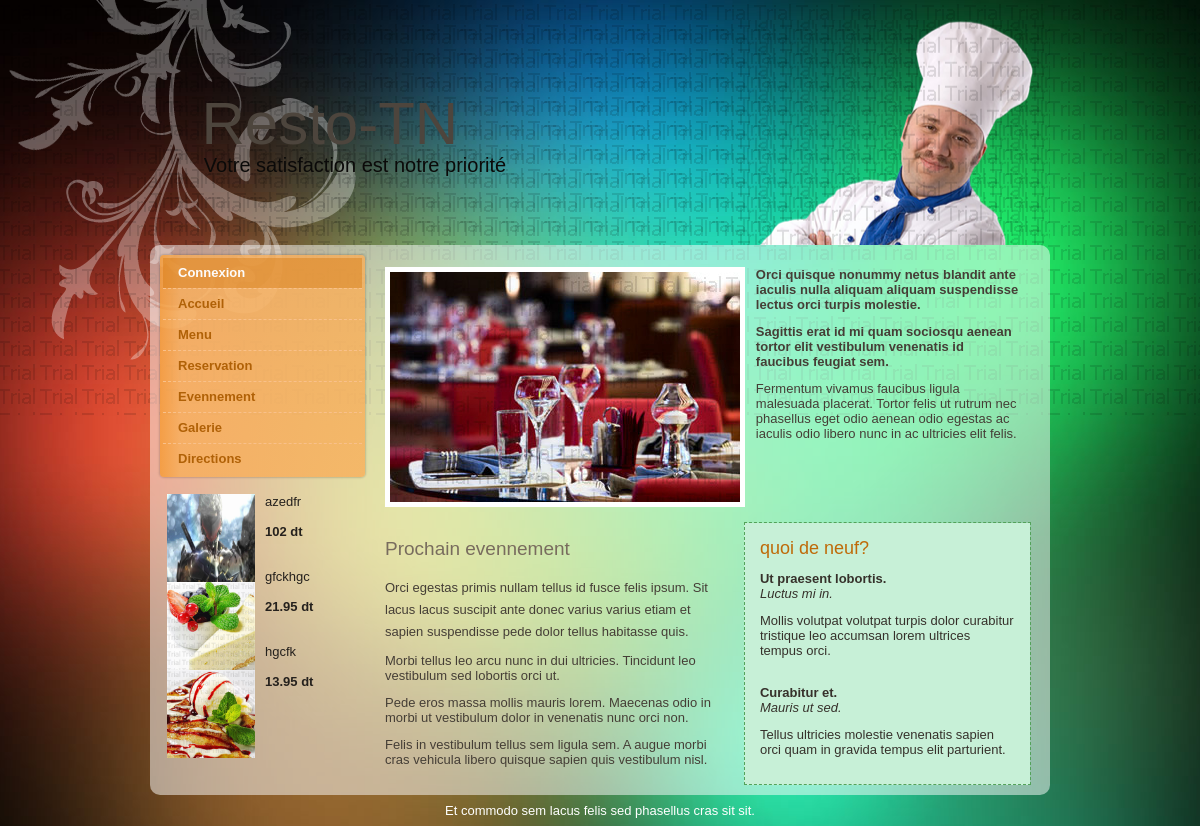
The page / on the database its author committed.
### tables this page shows
CREATE TABLE IF NOT EXISTS `menu` (
  `id` int(11) NOT NULL AUTO_INCREMENT,
  `titre` text NOT NULL,
  `contenu` text NOT NULL,
  `description` text NOT NULL,
  `prix` float NOT NULL,
  `photo` text NOT NULL,
  PRIMARY KEY (`id`)
);

### class/connexion.class.php (called while the page is built)
<?php
class Connexion
{
	private $bdd;
	public function __construct()
	{
		try
		{
			$this->bdd = new PDO('mysql:host=localhost;dbname=reservrestau', 'root', '');
		}catch (Exception $e)
		{
			die('Erreur : ' . $e->getMessage());
		}
	}
	public function getBdd()
	{
		return $this->bdd;
	}
}
?>

### class/Menu.class.php (called while the page is built, shortened)
<?php
class Menu
{
	private $req;
	public function __construct($base)
	{
		$this->base =$base;
		$this->req = $this->base->prepare('SELECT * FROM menu ORDER BY (id) DESC');
	}
	public function get_menu()
	{
		$this->req->execute();
		$utilisateur = $this->req->fetchAll();
		return $utilisateur;
	}
}

### menug.php (the view)
<div class="art-blockcontent">
<?php include_once("class/connexion.class.php");
include_once("class/menu.class.php");
$base=new Connexion();
$menu=new Menu($base->getBdd());
$i=0;
$tab=$menu->get_menu();
foreach($tab as $valeur){
$i++;
if($i>3){break;}
?>
<p><img alt="" width="88" height="88" src="images/<?php echo $valeur['photo']; ?>" style="float:left;margin-right:10px;" class=""></p><p><?php echo $valeur['description']; ?></p><p><br><span style="font-weight:bold;"><?php echo $valeur['prix']; ?> dt</span></p></p><br><br />
<?php } ?>
</div>

### style.css (style rules this page uses)
h1, h2, h3, h4, h5, h6, p, a, ul, ol, li { margin: 0; padding: 0; }
.art-postcontent, .art-postheadericons, .art-postfootericons, .art-blockcontent, ul.art-vmenu a { text-align: left; }
html, body { height: 100%; }
html { -ms-text-size-adjust: 100%; -webkit-text-size-adjust: 100%; }
body { padding: 0; margin:0; min-width: 900px; color: #453E36; }
div.art-block img { border: none; margin: 0; }
.art-blockcontent { background: none; margin:0 auto; color: #25211D; font-size: 13px; font-family: Verdana, Geneva, Arial, Helvetica, Sans-Serif; }
.art-article img, img.art-article, .art-block img, .art-footer img { border: 5px solid #FFFFFF; margin: 0 0 0 0; }

### rows shown on the page
menu: photo (picture), description "azedfr", prix "102"
menu: photo (picture), description "gfckhgc", prix "21.95"
menu: photo (picture), description "hgcfk", prix "13.95"
